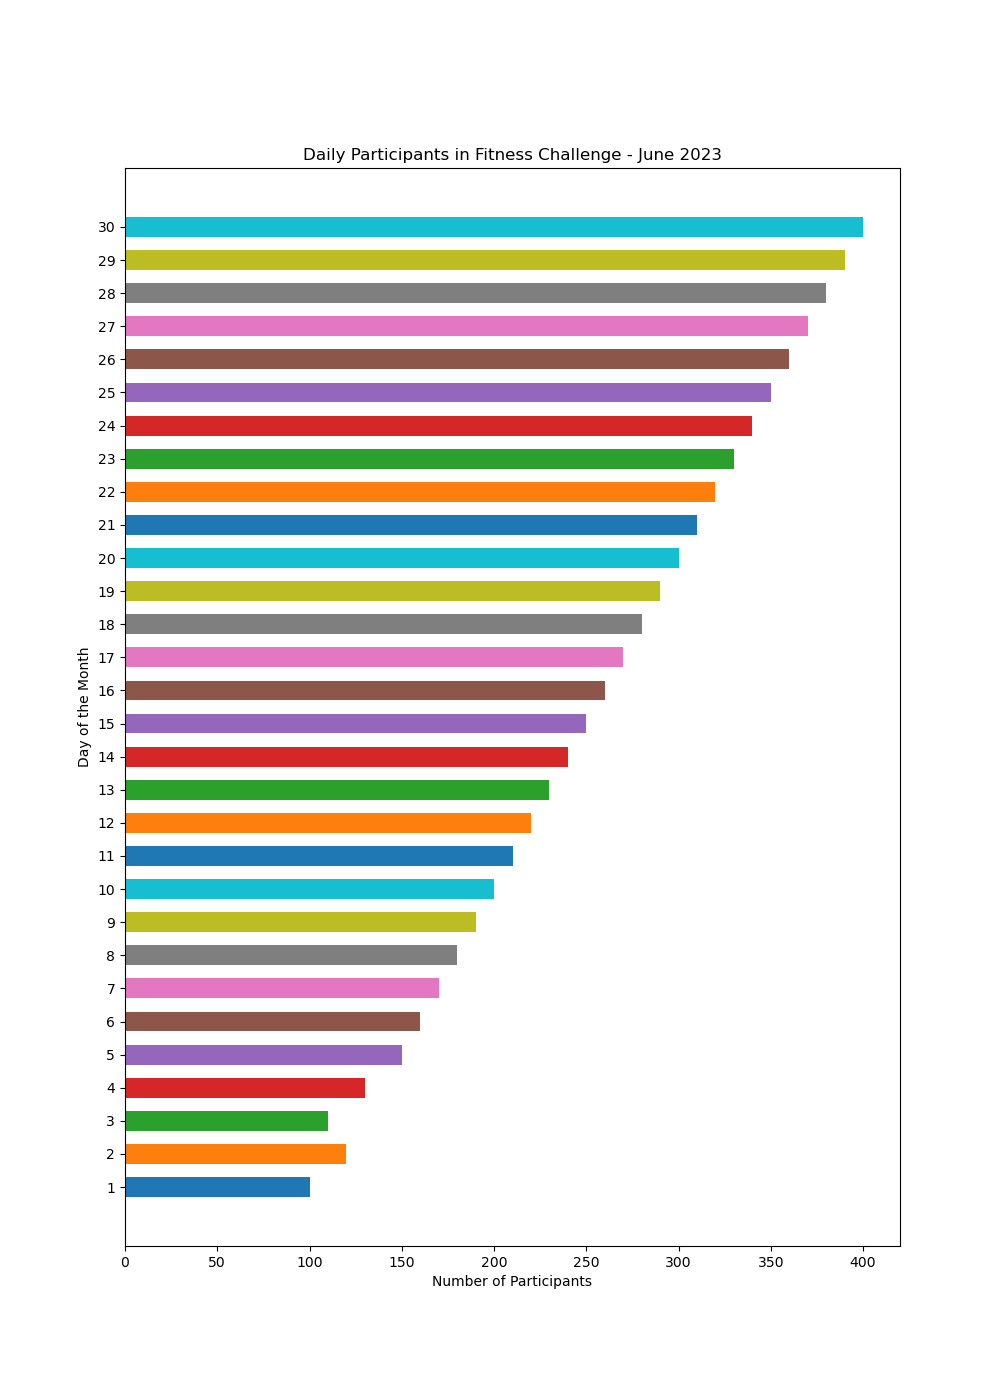

Here is the Python script that generated this plot:

import matplotlib.pyplot as plt

# Data
days = [str(day) for day in range(1, 31)]
participants = [
    100, 120, 110, 130, 150, 160, 170, 180, 190, 200,
    210, 220, 230, 240, 250, 260, 270, 280, 290, 300,
    310, 320, 330, 340, 350, 360, 370, 380, 390, 400
]

# Creating the figure and specifying figure size
plt.figure(figsize=(10, 14))

# Creating the bar chart as a horizontal chart
plt.barh(days, participants, height=0.6, color=[
    '#1f77b4', '#ff7f0e', '#2ca02c', '#d62728', '#9467bd', '#8c564b', 
    '#e377c2', '#7f7f7f', '#bcbd22', '#17becf', '#1f77b4', '#ff7f0e', 
    '#2ca02c', '#d62728', '#9467bd', '#8c564b', '#e377c2', '#7f7f7f', 
    '#bcbd22', '#17becf', '#1f77b4', '#ff7f0e', '#2ca02c', '#d62728', 
    '#9467bd', '#8c564b', '#e377c2', '#7f7f7f', '#bcbd22', '#17becf'
])

# Adding labels and title
plt.ylabel('Day of the Month')
plt.xlabel('Number of Participants')
plt.title('Daily Participants in Fitness Challenge - June 2023')

# Show the plot
plt.show()
